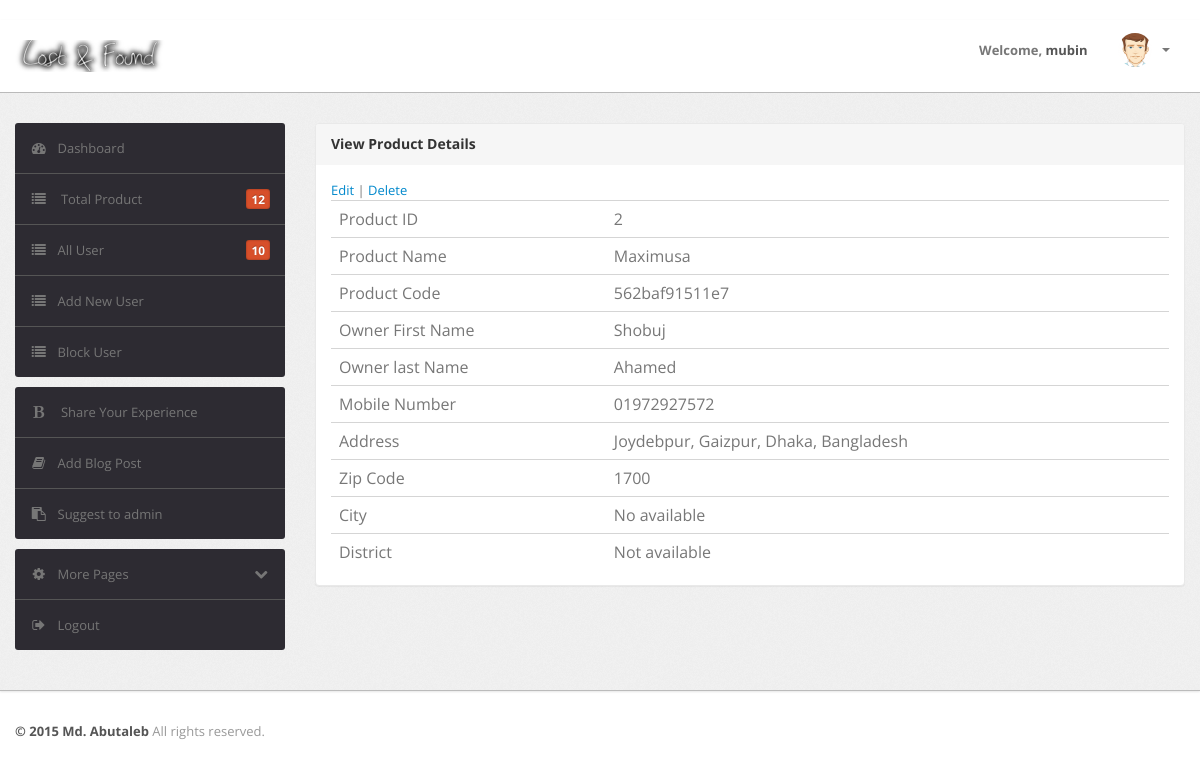
The page /product_view.php?id=562baf91511e7 (signed in) on the database its author committed.
### tables this page shows
CREATE TABLE IF NOT EXISTS `users` (
  `id` int(4) NOT NULL,
  `username` varchar(63) NOT NULL,
  `email` varchar(100) NOT NULL,
  `password` varchar(50) NOT NULL,
  `is_admin` tinyint(1) NOT NULL,
  `created` datetime DEFAULT NULL,
  `created_by` int(11) DEFAULT NULL,
  `modified` datetime DEFAULT NULL,
  `modified_by` int(11) DEFAULT NULL
);

CREATE TABLE IF NOT EXISTS `products` (
  `id` int(11) NOT NULL,
  `user_id` int(11) NOT NULL,
  `title` varchar(255) NOT NULL,
  `description` text,
  `product_code` varchar(255) NOT NULL,
  `product_picture` varchar(255) DEFAULT NULL
);

CREATE TABLE IF NOT EXISTS `profiles` (
  `id` int(11) NOT NULL,
  `user_id` int(11) NOT NULL,
  `first_name` varchar(20) NOT NULL,
  `last_name` varchar(20) NOT NULL,
  `password` varchar(30) NOT NULL,
  `mobile_number` varchar(15) NOT NULL,
  `address` varchar(255) NOT NULL,
  `zip_code` varchar(16) NOT NULL,
  `city` varchar(255) NOT NULL,
  `district` varchar(255) NOT NULL,
  `status` tinyint(1) NOT NULL,
  `created` datetime NOT NULL,
  `created_by` int(11) NOT NULL,
  `modified` datetime NOT NULL,
  `modified_by` int(11) NOT NULL,
  `deleted_at` timestamp NOT NULL DEFAULT CURRENT_TIMESTAMP ON UPDATE CURRENT_TIMESTAMP,
  `profile_picture` varchar(255) NOT NULL
);

### src/Users/users.php (called while the page is built, shortened)
<?php
class Users
{
    public $data = array();
    function __construct()
    {
        $this->conn = new \PDO('mysql:host=localhost;dbname=lostnfound', 'root', '');
        $this->conn->setAttribute(\PDO::ATTR_ERRMODE, \PDO::ERRMODE_EXCEPTION);
    }
    public function find_one_user_and_product($product_code='')
    {
        try {
            $this->product_code=$product_code;
            $query = "SELECT * FROM users LEFT JOIN products ON products.user_id = users.id LEFT JOIN profiles ON profiles.user_id = products.user_id WHERE products.product_code='$this->product_code'";
            $result = $this->conn->query($query);
            foreach ($result as $row) {
                $this->data = $row;
            }
            return $this->data;
        } catch (PDOException $e) {
            echo 'ERROR: ' . $e->getMessage();
        }
    }
}

### product_view.php (the view, shortened to what this page needs)
<?php
if (isset($_SESSION['user_id']) && !empty($_SESSION['user_id'])) {
    $product_id = $_GET['id'];
    $user_object = new Users();
    $user_and_product = $user_object->find_one_user_and_product($product_id);
    ?>
    ﻿<!DOCTYPE html>
    <html lang="en">
        <head>
        <head>
            <link type="text/css" href="bootstrap/css/bootstrap.min.css" rel="stylesheet">
            <link type="text/css" href="bootstrap/css/bootstrap-responsive.min.css" rel="stylesheet">
            <link type="text/css" href="css/theme.css" rel="stylesheet">
            <link type="text/css" href="images/icons/css/font-awesome.css" rel="stylesheet">
        </head>
        <body>
            <div class="navbar navbar-fixed-top">
                <div class="navbar-inner">
                    <div class="container">
                            <a class="brand" href="dashboard.php"><img src="assets/admin/layout3/img/mylogo2.png"</a>
                        <div class="nav-collapse collapse navbar-inverse-collapse">
                            <ul class="nav nav-icons">
                            </ul>
                            <ul class="nav pull-right">
                                <li><a href="#">Welcome, <b><?php echo $_SESSION['username']; ?></b> </a></li>
                                <li class="nav-user dropdown"><a href="#" class="dropdown-toggle" data-toggle="dropdown">
                                        <img src="images/user.png" class="nav-avatar" />
                                        <b class="caret"></b></a>
                                </li>
                            </ul>
                        </div>
                    </div>
                </div>
            </div>
            <div class="wrapper">
                <div class="container">
                    <div class="row">
                        <div class="span3">
                            <div class="sidebar">
                               <ul class="widget widget-menu unstyled">
                                    <?php include_once "menu.php" ?>
                                </ul>
                                <ul class="widget widget-menu unstyled">
                                    <li><a href="#"><i class="menu-icon icon-bold"></i> Share Your Experience </a></li>
                                    <li><a href="#"><i class="menu-icon icon-book"></i>Add Blog Post </a></li>
                                    <li><a href="#"><i class="menu-icon icon-paste"></i>Suggest to admin </a></li>
                                </ul>
                                <ul class="widget widget-menu unstyled">
                                    <li><a class="collapsed" data-toggle="collapse" href="#togglePages"><i class="menu-icon icon-cog">
                                            </i><i class="icon-chevron-down pull-right"></i>More Pages </a>
                                    </li>
                                    <li><a href="logout.php"><i class="menu-icon icon-signout"></i>Logout </a></li>
                                </ul>
                            </div>
                        </div>
                        <div class="span9">
                            <div class="content">
                                <div class="module">
                                    <div class="module-head">
                                        <h3>View Product Details</h3>
                                    </div>
                                    <div class="module-body">
                                    <?php
    if (isset($user_and_product) && !empty($user_and_product)) { ?>
        <a href="product_edit.php?id=<?php echo $user_and_product['product_code']; ?>">Edit</a> |
        <a href="src/Product/product_delete.php?id=<?php echo $user_and_product['product_code']; ?>">Delete</a>
        <table class="table">
            <tr>
                <td>Product ID</td>
                <td><?php if (isset($user_and_product[0]) && !empty($user_and_product[0])) {
                        echo $user_and_product[0];
                    } else {
                        echo "Not available";
                    }
                    ?>
                </td>
            </tr>
            <tr>
                <td>Product Name</td>
                <td><?php if (isset($user_and_product['title']) && !empty($user_and_product['title'])) {
                        echo $user_and_product['title'];
                    } else {
                        echo "Not available";
                    }
                    ?>
                </td>
            </tr>
            <tr>
                <td>Product Code</td>
                <td><?php if (isset($user_and_product['product_code']) && !empty($user_and_product['product_code'])) {
                        echo $user_and_product['product_code'];
                    } else {
                        echo "Not available";
                    }
                    ?>
                </td>
            </tr>
            <tr>
                <td>Owner First Name</td>
                <td><?php if (isset($user_and_product['first_name']) && !empty($user_and_product['first_name'])) {
                        echo $user_and_product['first_name'];
                    } else {
                        echo "Not available";
                    }
                    ?>
                </td>
            </tr>
            <tr>
                <td>Owner last Name</td>
                <td><?php if (isset($user_and_product['last_name']) && !empty($user_and_product['last_name'])) {
                        echo $user_and_product['last_name'];
                    } else {
                        echo "Not available";
                    }
                    ?>
                </td>
            </tr>
            <tr>
                <td>Mobile Number</td>
                <td><?php if (isset($user_and_product['mobile_number']) && !empty($user_and_product['mobile_number'])) {
                        echo $user_and_product['mobile_number'];
                    } else {
                        echo "No available";
                    }
                    ?>
                </td>
            </tr>
            <tr>
                <td>Address</td>
                <td><?php if (isset($user_and_product['address']) && !empty($user_and_product['address'])) {
                        echo $user_and_product['address'];
                    } else {
                        echo "No available";
                    }
                    ?>
                </td>
            </tr>
            <tr>
                <td>Zip Code</td>
                <td><?php if (isset($user_and_product['zip_code']) && !empty($user_and_product['zip_code'])) {
                        echo $user_and_product['zip_code'];
                    } else {
                        echo "No available";
                    }
                    ?>
                </td>
            </tr>
            <tr>
                <td>City</td>
                <td><?php if (isset($user_and_product['city']) && !empty($user_and_product['city'])) {
                        echo $user_and_product['city'];
                    } else {
                        echo "No available";
                    }
                    ?>
                </td>
            </tr>
            <tr>
                <td>District</td>
                <td><?php if (isset($user_and_product['district']) && !empty($user_and_product['district'])) {
                        echo $user_and_product['district'];
                    } else {
                        echo "Not available";
                    }
                    ?>
                </td>
            </tr>
        </table>
    <?php } ?>
                                    </div>
                                </div>
                            </div>
                        </div>
                    </div>
                </div>
            </div>
            <div class="footer">
                <div class="container">
                    <b class="copyright">&copy; 2015 Md. Abutaleb </b>All rights reserved.
                </div>
            </div>
        </body>
    </html>
    <?php
} else {
    $_SESSION['invalid'] = "Access Denied ! Please login for continue";
    header('location:login.php');
}
?>

### css/theme.css (style rules this page uses)
body { font-size: 13px; font-family: 'Open Sans', Arial, sans-serif; background: #fff; color: #777 }
h1, h2, h3, h4, h5, h6 { color: #333; margin-top: 0 }
h3 { font-size: 20px }
strong, b { color: #555 }
.wrapper { background: url(../images/bg.png) #eee; border-bottom: 1px solid #bbb; -webkit-box-shadow: 0 1px 2px rgba(0,0,0,0.1); -moz-box-shadow: 0 1px 2px rgba(0,0,0,0.1); box-shadow: 0 1px 2px rgba(0,0,0,0.1); padding: 30px 0 }
.footer { color: #999; padding: 30px 0 60px }
body [class^="icon-"], body [class*=" icon-"] { font-size: 14px; line-height: 20px; height: 20px }
.module { background: #fff; -webkit-border-radius: 3px; -moz-border-radius: 3px; border-radius: 3px; border: 1px solid #ccc; border-bottom-color: #bbb; -webkit-box-shadow: 0 0 1px rgba(0,0,0,0.2); -moz-box-shadow: 0 0 1px rgba(0,0,0,0.2); box-shadow: 0 0 1px rgba(0,0,0,0.2); margin-bottom: 30px }
.navbar { position: static!important; margin: 0!important }
.navbar .navbar-inner { background: #fff; border-bottom: 1px solid #bbb; -webkit-box-shadow: 0 1px 2px rgba(0,0,0,0.15); -moz-box-shadow: 0 1px 2px rgba(0,0,0,0.15); box-shadow: 0 1px 2px rgba(0,0,0,0.15) }
.navbar .brand { color: #333; font-weight: bold; font-size: 20px; margin-right: 20px; padding: 20px }
.navbar .nav>li>a { padding: 20px 15px; font-weight: bold; color: #777 }
.nav-user>a { height: 20px }
.nav-avatar { width: 34px; height: 34px; margin: -7px 5px 0 0; -webkit-border-radius: 50%; -moz-border-radius: 50%; border-radius: 50% }
.table { margin-bottom: 0 }
.table th, .table td { border-color: #d5d5d5!important }
.widget-menu { background: #fff; -webkit-border-radius: 3px; -moz-border-radius: 3px; border-radius: 3px; overflow: hidden }
.widget-menu a { color: #555; display: block; line-height: 20px; padding: 15px; text-decoration: none!important }
.widget-menu .menu-icon { margin-right: 10px; color: #767676; -webkit-transition: all .2s ease-in-out; -moz-transition: all .2s ease-in-out; transition: all .2s ease-in-out; }
.widget-menu>li+li { border-top: 1px solid #555 }
.widget-menu>li>a { background-color: #2d2b32; color: #767676; -webkit-transition: all .2s ease-in-out; -moz-transition: all .2s ease-in-out; transition: all .2s ease-in-out; }
.widget-menu>li>a .icon-chevron-down { display: none }
.widget-menu>li>a.collapsed .icon-chevron-down { display: block }
.module { box-shadow: 0 0 3px rgba(0,0,0,.1); border-color: #e9e9e9; margin-bottom: 20px; background-color: #fff; border-radius: 4px; -webkit-box-shadow: 0 1px 1px rgba(0,0,0,.05); box-shadow: 0 1px 1px rgba(0,0,0,.05); }
.module-head { color: #767676; background-color: #f6f6f6; border-color: #e9e9e9; padding: 10px 15px; border-bottom: 1px solid transparent; border-top-right-radius: 3px; border-top-left-radius: 3px; }
.module-head h3 { font-size: 14px; line-height: 20px; height: 20px; margin: 0 }
.module-body { padding: 15px }

### rows shown on the page
users: id "2", products.title "Maximusa", products.product_code "562baf91511e7", profiles.first_name "Shobuj", profiles.last_name "Ahamed", profiles.mobile_number "01972927572", profiles.address "Joydebpur, Gaizpur, Dhaka, Bangladesh", profiles.zip_code "1700"

### other values the page prints
$_SESSION['username'] "mubin"
$number_of_product "12"
$number_of_user "10"
